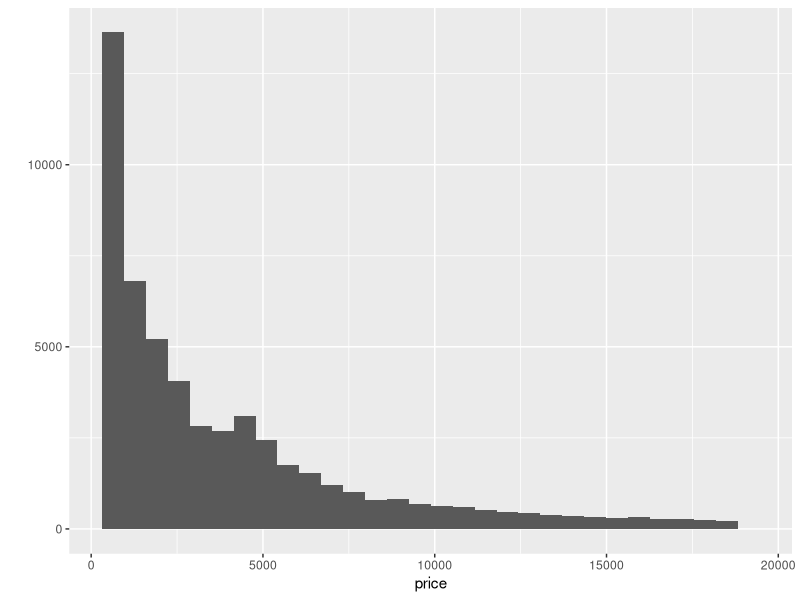
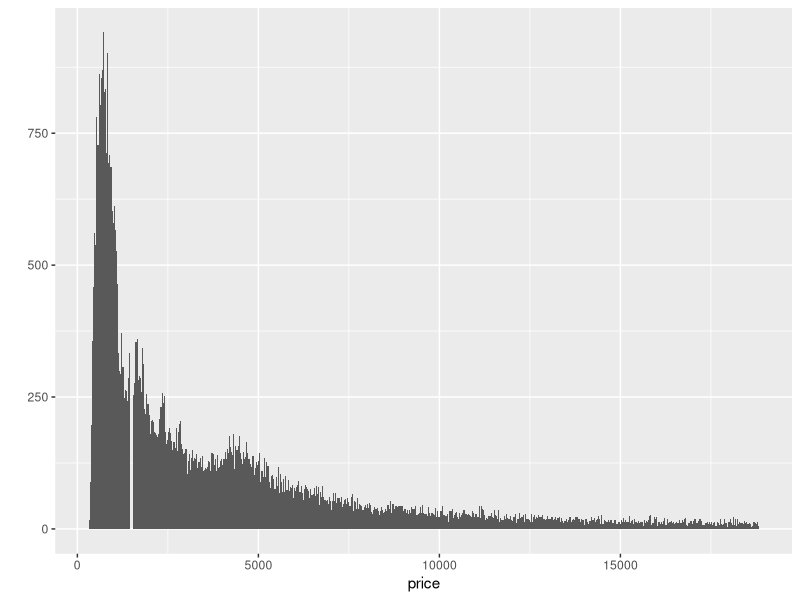
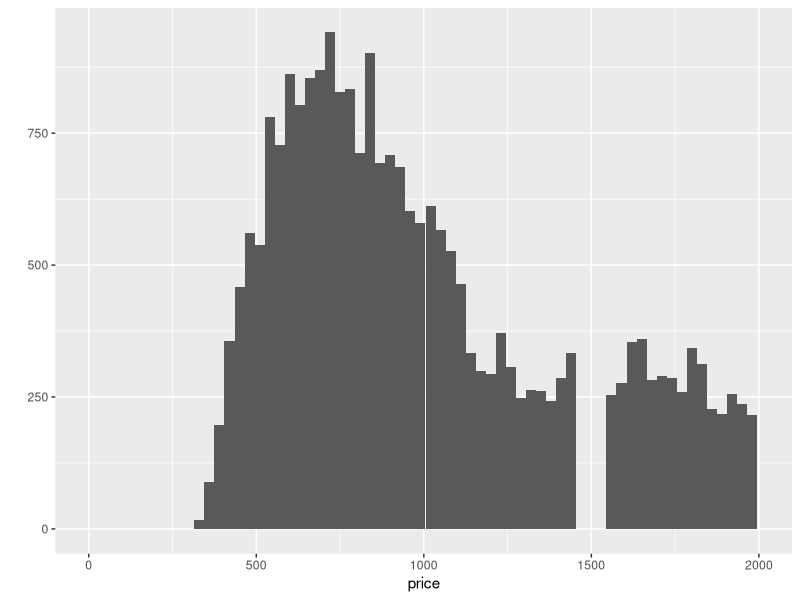
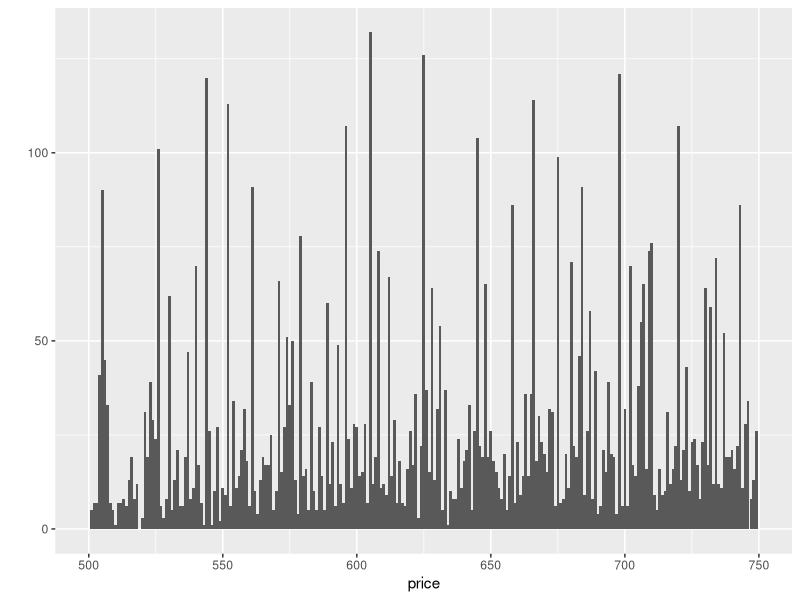
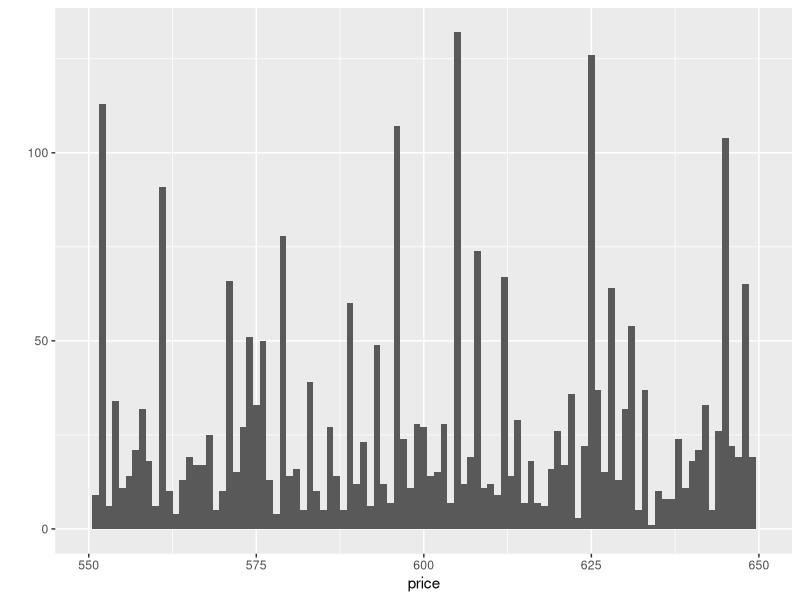
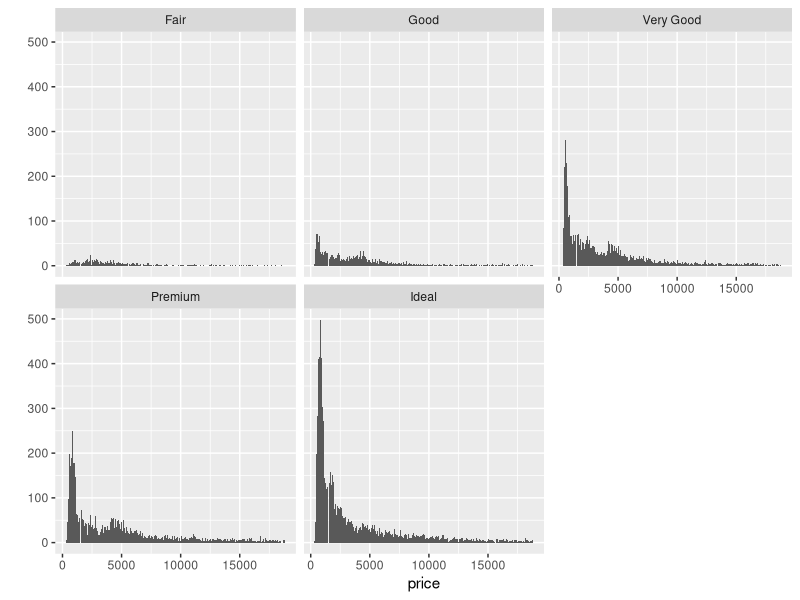
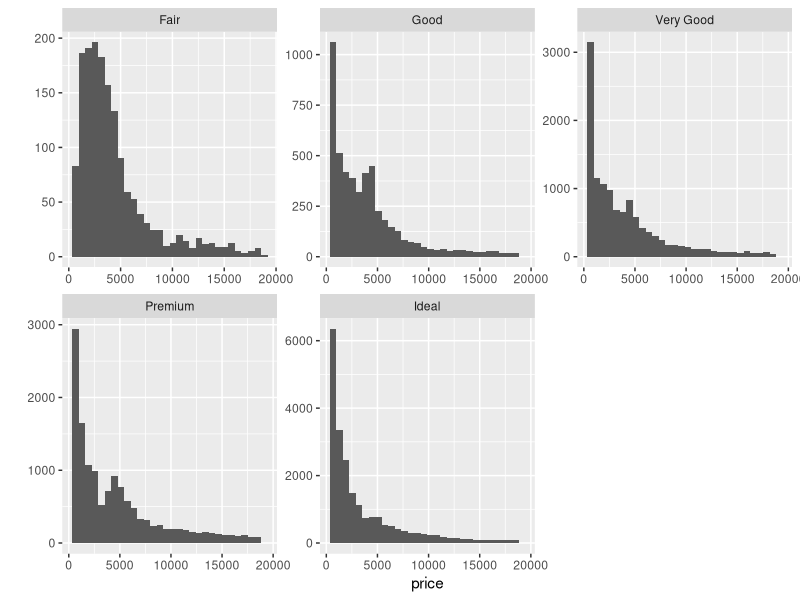
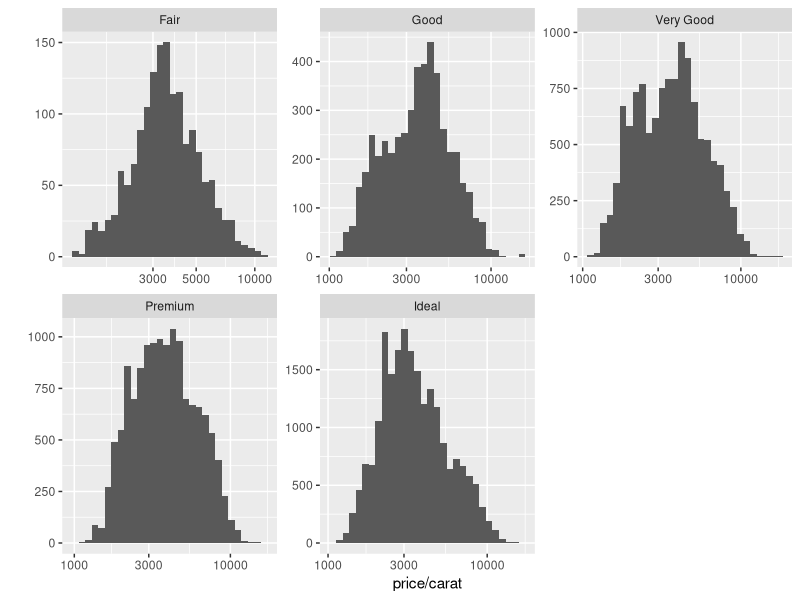

Write the R code that produced these figures, in order.
## ---- chunk 1

library(ggplot2)

data(diamonds)

summary(diamonds)

?diamonds

## ---- chunk 2

qplot(x=price, data=diamonds)

## ---- chunk 3

qplot(x=price, data=diamonds, binwidth=30)

summary(diamonds$price)

## ---- chunk 4

l500 <- NA
l500 <- ifelse(diamonds$price<500,1,0)

l500 <- factor(l500)

sum(l500 == 1)


## ---- chunk 5

l250 <- NA
l250 <- ifelse(diamonds$price<250,1,0)

l250 <- factor(l250)

sum(l250 == 1)


## ---- chunk 6

l15000 <- NA
l15000 <- ifelse(diamonds$price>=15000,1,0)

l15000 <- factor(l15000)

sum(l15000 == 1)

## ---- chunk 7
qplot(x=price, data=diamonds, binwidth=30) +
  scale_x_continuous(limits=c(0,2000))

## ---- chunk 8
qplot(x=price, data=diamonds, binwidth=1) +
  scale_x_continuous(limits=c(500,750))

## ---- chunk 9
qplot(x=price, data=diamonds, binwidth=1) +
  scale_x_continuous(limits=c(550,650))

## ---- chunk 10

qplot(x=price, data=diamonds, binwidth=30) +
  facet_wrap(~cut, ncol=3)


## ---- chunk 11

by(diamonds$price, diamonds$cut,max)

## ---- chunk 12

by(diamonds$price, diamonds$cut,min)

## ---- chunk 13

by(diamonds$price, diamonds$cut,median)

## ---- chunk 14

by(diamonds$price, diamonds$cut,summary)

## ---- chunk 15

qplot(x = price, data = diamonds) + facet_wrap(~cut, scales="free")

## ---- chunk 16

names(diamonds)
summary(diamonds$carat)

qplot(x = price/carat, data = diamonds) + facet_wrap(~cut, scales="free") +
  scale_x_log10()

## ---- chunk 17

qplot(x=color, y=price, data = diamonds,
      geom='boxplot') +
  coord_cartesian(ylim=c(0,10000))

ggsave('boxplots_color.png')

## ---- chunk 18

qplot(x=clarity, y=price, data = diamonds,
      geom='boxplot') +
  coord_cartesian(ylim=c(0,7000))

ggsave('boxplots_clarity.png')

## ---- chunk 19

by(diamonds$price,diamonds$color, summary)

## ---- chunk 20

by(diamonds$price,diamonds$color, mean)

## ---- chunk 21

?diamonds

by(diamonds$price,diamonds$color, IQR)

## ---- chunk 22

qplot(x=color, y=price/carat, data = diamonds,
      geom='boxplot') +
  coord_cartesian(ylim=c(2000,6000))

ggsave('boxplot price_carat.png')

## ---- chunk 23
qplot(x = carat,
      data = diamonds,
      binwidth = 0.1,
      geom = 'freqpoly') +
  scale_x_continuous(limits=c(0,2), breaks = seq(0,2,0.2))

